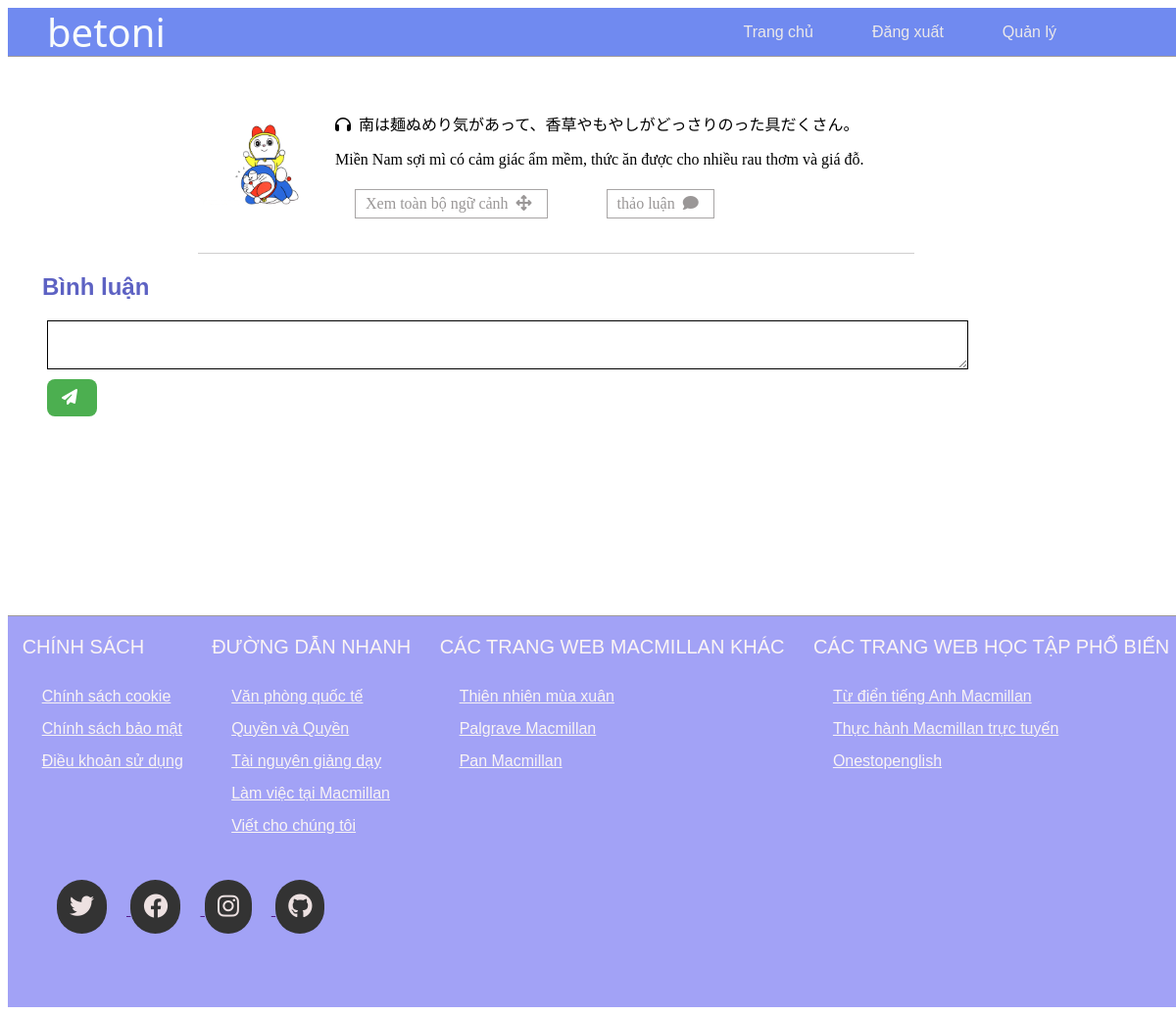
The page /painting/13/ (signed in) on the database as committed earlier.
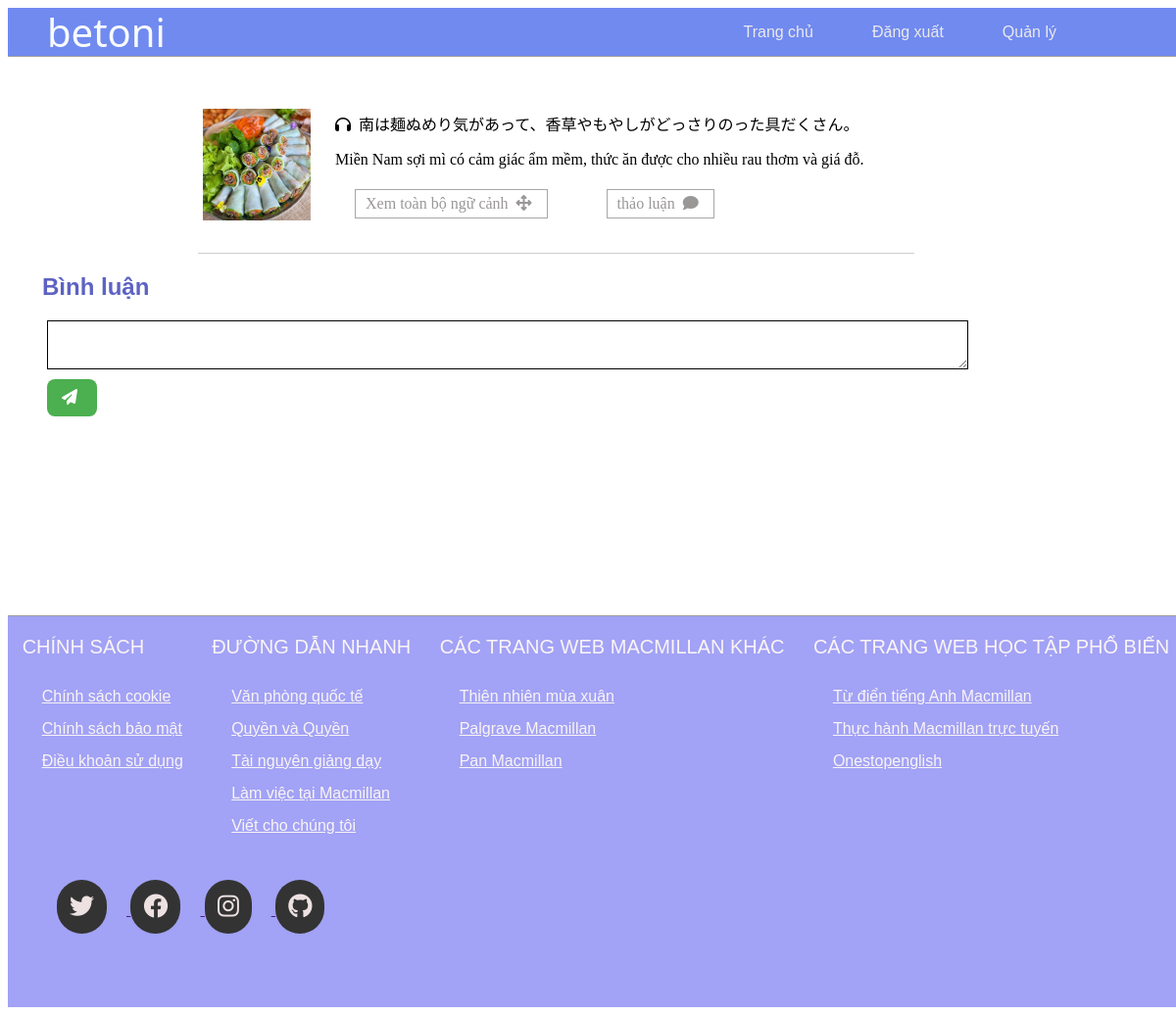
The same page on the database as committed later.
### home/models.py (models this page shows, shortened)
class painting(models.Model):
    name=models.CharField(max_length=100)
    discription=models.TextField()
    date=models.DateTimeField(auto_now_add=True)
    image = models.ImageField(null=True)

### home/views.py (the view)
# urls.py: path('painting/<int:pk>/',views.painting_detail,name='painting_detail'),
@login_required
def painting_detail(request, pk):
    painting_instance = get_object_or_404(painting, pk=pk)
    form = ComentForm()
    if request.method == 'POST':
        form = ComentForm(request.POST, author=request.user, painting=painting_instance)
        if form.is_valid():
            form.save()
        return HttpResponseRedirect(request.path)
    return render(request, "pages/painting.html", {"painting": painting_instance, "form": form})

### home/forms.py (shortened to what this page needs)
class ComentForm(forms.ModelForm):
    def __init__(self,*args, **kwargs):
        self.author = kwargs.pop('author',None)
        self.painting = kwargs.pop('painting',None)
        super().__init__(*args,**kwargs)
    class Meta:
        model = comment
        fields=["body"]

### home/templates/pages/painting.html (shortened to what this page needs)
{% extends 'pages/base.html' %}
{% block content %}
<div id= "comments_wraper">
    <div class="painting-details">
        <div id="search-start">
            <div id="search-content1">
                <div id="search-child1">
                    <img src="{{painting.image.url}}">
                </div>
                <div id="search-child2">
                    <p><i class="fa fa-headphones"></i> &nbsp;{{painting.discription}}</p>
                    <p>{{painting.name}}</p>
                    <div id ="search-child3">
                        <a href="{% url 'search_history' %}"><p>Xem toàn bộ ngữ cảnh &nbsp;<i class="fa-solid fa-arrows-up-down-left-right"></i></p></a>
                        <a href="#"><p>thảo luận &nbsp;<i class="fa fa-comment"></i></p></a>
                    </div>
                </div>
            </div>
    </div>
    </div>
    <div class="add-comment">
        <h2>Bình luận</h2>
        {% if user.username %}
        <form action="{% url 'painting_detail' painting.pk %}" method="POST" class="form-comment">
            {{form.body}}
            <button type="submit"><i class="fa fa-paper-plane"></i></button>
        </form>
        {% endif %}
    </div>
</div>
{% endblock content %}

Rows that differ between the two databases and show on the page:
changed painting "南は麺ぬめり気があって、香草やもやしがどっさりのった具だくさん。": image: a different picture
